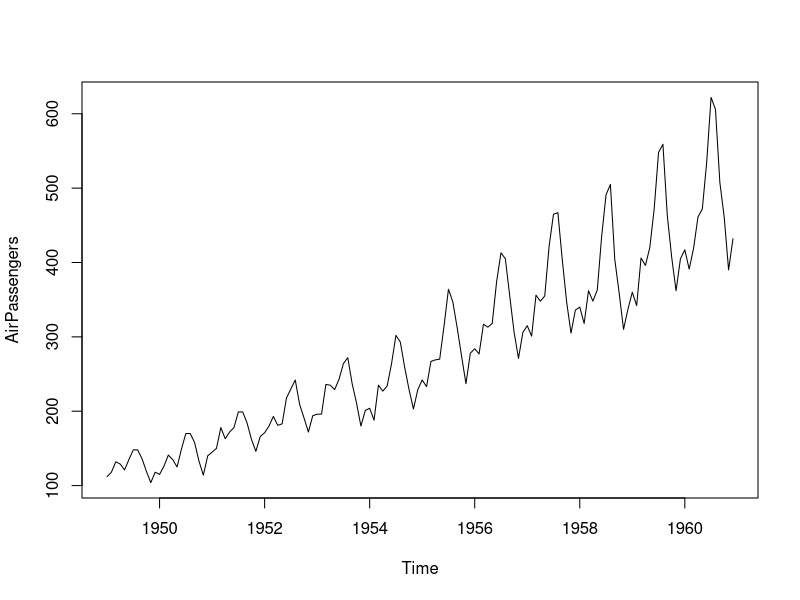
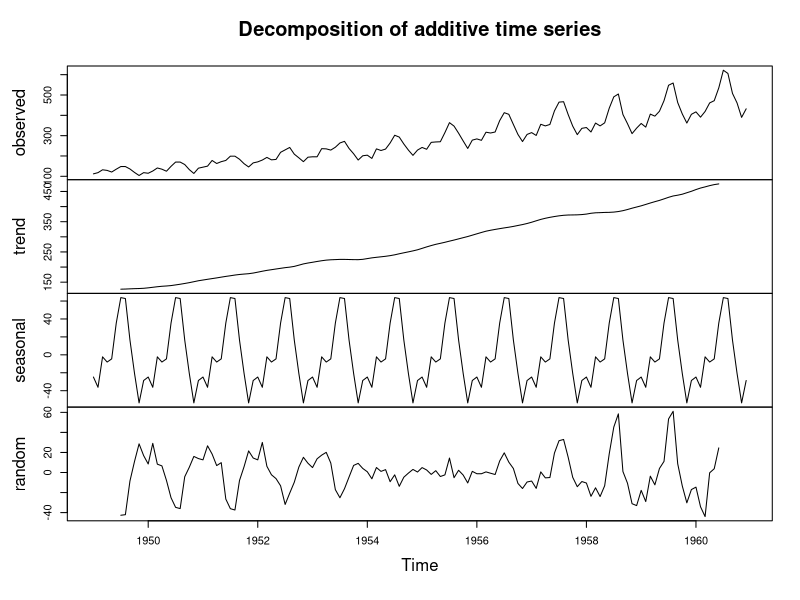
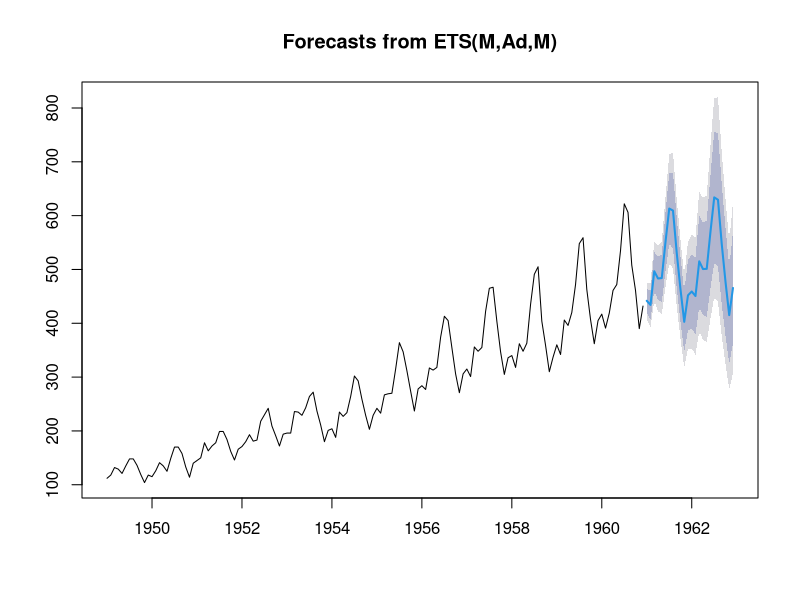

The R script that drew these images, in order:
#learning time series analsis with r studio
library(readr)
library(dplyr)
library(ggplot2)
library(tidyr)
library(forecast)
library(datasets)

data("AirPassengers")

View(head(AirPassengers))


str(AirPassengers)

plot(AirPassengers)


#decomposing the time series data into trend, seasonal and random

decomposed <- decompose(AirPassengers)

plot(decomposed)


#trying to forecast future data

forecast_data <- forecast(AirPassengers, h = 24)

plot(forecast_data)
